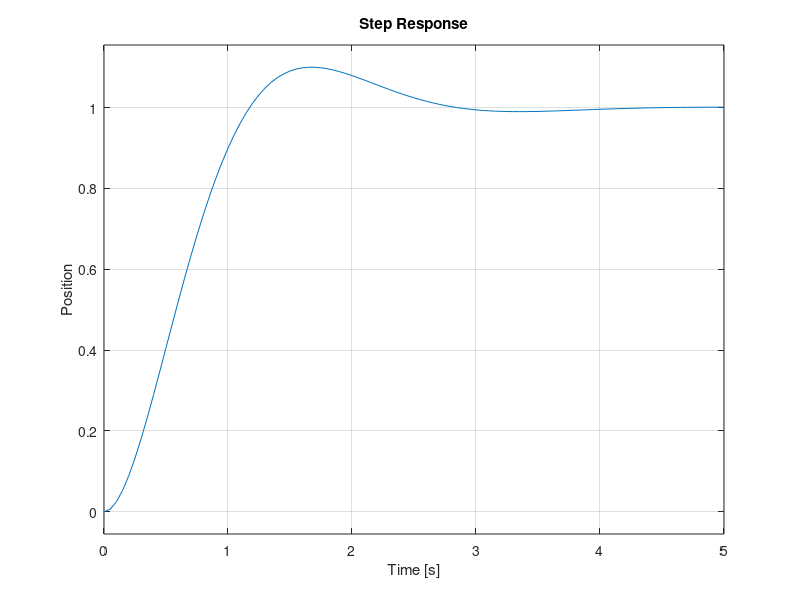

Source code (MATLAB):

%Basic Principals of 2DOFBB
clc
Lt=.275;                  %length of table
g=9.81;                   %gravity                    
rarm=.0254;               %radius of arm
mball=.003;               %Mass of ball
rball=39.25 / 2 / 1000;   %radius of ball
jball=2/3*mball*rball^2;  %Inertia of ball
Tmin=-.523;               %Theta min
Tmax=.523;                %Theta max

K_bb = 6/5*g*rarm/Lt;

%Postion Dynamics of Ball w.r.t plate angle
num=K_bb
den=[1 0 0]
Pball=tf(num,den)

pzmap(Pball)
step(Pball) %Plot of position with 1 radian step input
axis([0 6 0 30])
ylabel('Position')



% Servo Plant Calculations 
%Tau and k calculation variables
Beq= 15e-3;
Rm=2.6;
eta_g=.9;
eta_m=.69;
km=.804/1000*60/(2*3.14);
kt=1.088*.278*.0254;
Kg=14*5;
jrotor=5.23e-5*.278*.0254
jtach=1e-5*.278*.0254
jm=jrotor+jtach
jg=3*.03*(1.5/2*.0254)^2/2
jext=.5*.04*(.05)^2
j1=jg+jext
Jeq=Kg^2*jm*eta_g+j1
Beq_v = ( Beq*Rm + eta_g*eta_m*km*kt*Kg^2 ) / Rm;% Viscous damping relative to motor
Am = eta_g*eta_m*kt*Kg / Rm;% Actuator gain 

K = Am / Beq_v      % Steady-state gain (rad/s/V)

tau = Jeq / Beq_v   % Time constant (s)




nums=K
dens=[tau 1 0]
Ps=tf(nums,dens) %Transfer function for servo plant
%step(Ps)
P=tf(Pball*Ps)   %Transfer Function for servo plant and ball position
%pzmap(P)
Da=20            %Angle input in degress
Ra=Da*pi/180     %Angle input in radians
step(Ra*P)       %Step input at inputed angle in radians
axis([0 7 0 30])
ylabel('Position')

%We can assume that the plant of the servo is negligable

%Specifications
PO=10;
ts= 3;
cs=.02; %settling time percentage
sse=.005; %Steady state error (m)

zeta = -log(PO/100) * sqrt( 1 / ( ( log(PO/100) )^2 + pi^2 ) )
wn = -log( cs * (1-zeta^2)^(1/2) ) / (zeta * ts)% Natural frequency from specifications (rad/s)
kd = 2*zeta*wn/K_bb% Velocity gain (rad.s/m) 
kp = wn^2/K_bb% Proportional gain (rad/m)



%Step Response with just proportional control
num1=kp*K_bb
den1=[1 0 kp*K_bb]
T=tf(num1, den1)
step(15*T)
axis([0 7 0 30])
ylabel('Position')

%Step response with proportional and derivative control 
numc=kp*K_bb
denc=[1 K_bb*kd K_bb*kp]
Y=tf(numc,denc)
step(Y)
ylabel('Position')

%State Space Representation of PD control
[A,B,C,D]=tf2ss(numc,denc)  %Controller canonical form









